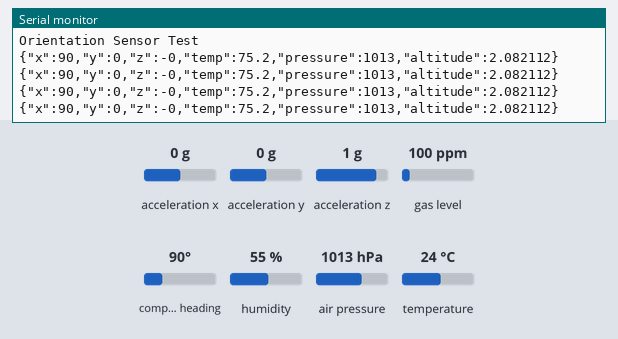
Recording of a sketch running on a simulated Arduino Uno, built with avr-gcc and run on an emulated ATmega328P. Parts: the last lines printed to the serial monitor. Inputs (shaded band) come from the test bench; at power-on: acceleration x 0 g, acceleration z 1 g, acceleration y 0 g, compass heading 90°, air pressure 1013 hPa, gas level 100 ppm, humidity 55 %, temperature 24 °C.

Above: at 2.2 s.
2.3 s: acceleration x set to -1.4 g
At 2.69 s:
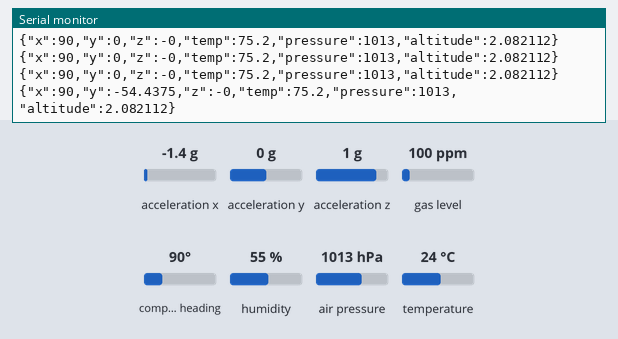
5.3 s: acceleration z set to -1.4 g
At 5.45 s:
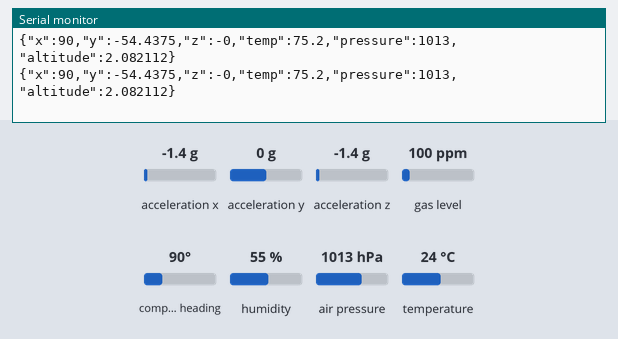
8.3 s: acceleration y set to -1.4 g
At 8.44 s:
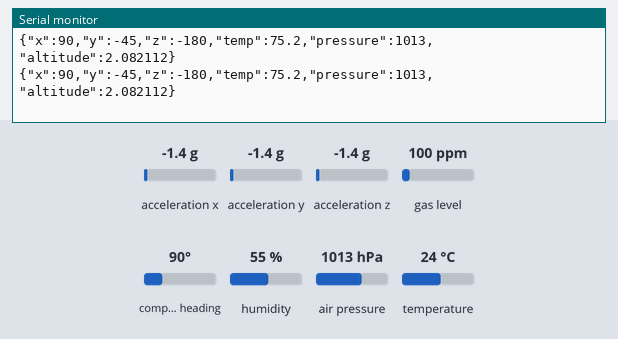
11.3 s: compass heading set to 7°
At 11.46 s:
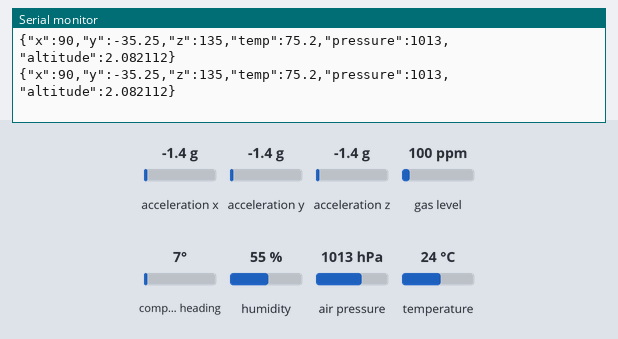
14.3 s: air pressure set to 952 hPa
At 14.47 s:
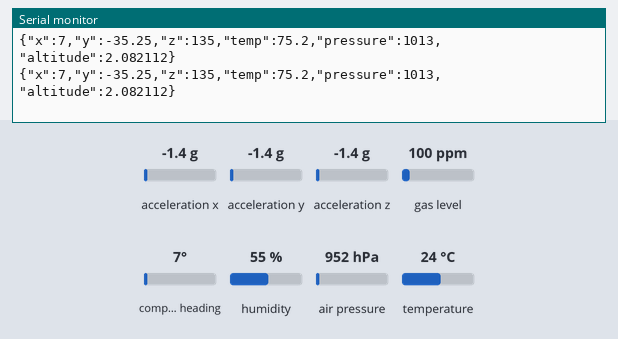
17.3 s: acceleration x set to -0.8 g
At 17.46 s:
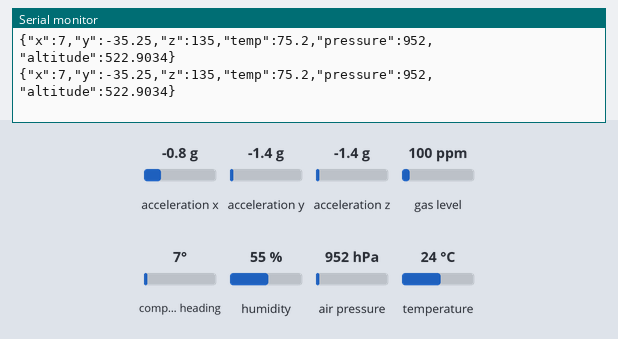
Timing chart, 0 to 20.3 s (numbered marks = the images above; inputs shaded):
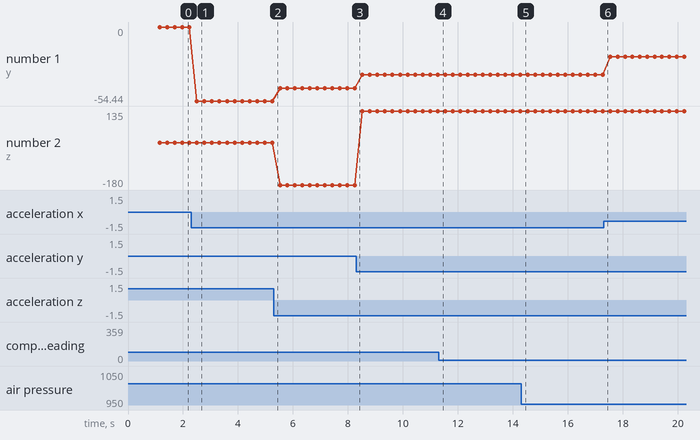

The sketch:

Complete_Sensor_Circuit.ino
```cpp
#include <Wire.h>
#include <Adafruit_Sensor.h>
#include <Adafruit_BNO055.h>
#include <utility/imumaths.h>
#include <ArduinoJson.h>
#include "Adafruit_BMP3XX.h"

#define SEALEVELPRESSURE_HPA (1013.25)

Adafruit_BNO055 bno = Adafruit_BNO055(55);
Adafruit_BMP3XX bmp;

void setup(void)
{
  Serial.begin(9600);
  Serial.println("Orientation Sensor Test"); Serial.println("");

  /* Initialise the sensor */
  if(!bno.begin())
  {
    /* There was a problem detecting the BNO055 ... check your connections */
    Serial.print("Ooops, no BNO055 detected ... Check your wiring or I2C ADDR!");
    while(1);
  }

  if (!bmp.begin_I2C()) {   // hardware I2C mode, can pass in address & alt Wire
  //if (! bmp.begin_SPI(BMP_CS)) {  // hardware SPI mode
  //if (! bmp.begin_SPI(BMP_CS, BMP_SCK, BMP_MISO, BMP_MOSI)) {  // software SPI mode
    Serial.println("Could not find a valid BMP3 sensor, check wiring!");
    while (1);
  }

  delay(1000);

  bno.setExtCrystalUse(true);

  bmp.setTemperatureOversampling(BMP3_OVERSAMPLING_8X);
  bmp.setPressureOversampling(BMP3_OVERSAMPLING_4X);
  bmp.setIIRFilterCoeff(BMP3_IIR_FILTER_COEFF_3);
  bmp.setOutputDataRate(BMP3_ODR_50_HZ);
}

void loop(void)
{
  /* Get a new sensor event */
  sensors_event_t event;
  bno.getEvent(&event);

  /* Display the floating point data */

  if (! bmp.performReading()) {
    Serial.println("Failed to perform reading :(");
    return;
  }

  const int capacity = JSON_OBJECT_SIZE(6);
  StaticJsonDocument<capacity> doc;

  doc["x"] = event.orientation.x;
  doc["y"] = event.orientation.y;
  doc["z"] = event.orientation.z;
  doc["temp"] = (bmp.temperature * 9/5)+32; // F
  doc["pressure"] = bmp.pressure / 100.0; // hPa
  doc["altitude"] = bmp.readAltitude(SEALEVELPRESSURE_HPA); // meters

  Serial.println(doc.as<String>());

  delay(100);
}
```

Measured:
- after the input at 2.3 s, the serial monitor: prints a new line after 0.20 s (image 1)
- plotted number 1: 0 → -54.44 after the input at 2.3 s, -54.44 → -45 after the input at 5.3 s, -45 → -35.25 after the input at 8.3 s, -35.25 → -22 after the input at 17.3 s
- plotted number 2: 0 → -180 after the input at 5.3 s, -180 → 135 after the input at 8.3 s
